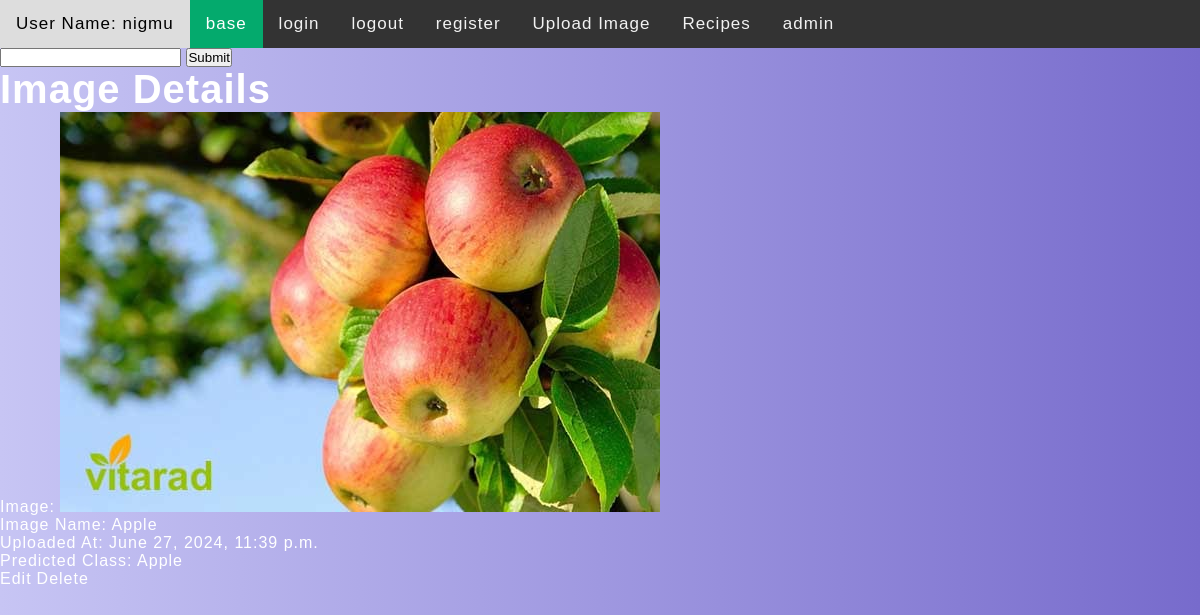
Screenshot of /image_upload/73/ (signed in) with the database file from the repository.
### image_upload/models.py (models this page shows, shortened)
class upload_image_class(models.Model):
    image = models.ImageField(upload_to="images/", default="")
    image_name = models.CharField(max_length=100, default="", blank=True, null=True)
    description = models.TextField(default="", blank=True, null=True)
    uploaded_at = models.DateTimeField(default=timezone.now)
    predicted_class = models.CharField(max_length=100, null=True, blank=True)

### image_upload/views.py (the view)
# urls.py: path("image_upload/<int:id>/", image_detail_view, name="image_detail"),
@login_required
def image_detail_view(request, id=None):
    image_obj = None
    if id is not None:
        image_obj = upload_image_class.objects.get(id=id)
    context = {
        "object": image_obj,
    }
    return render(request, "image_upload/details.html", context=context)

### templates/image_upload/details.html (shortened to what this page needs)
{% extends "base.html" %}
{% block content %}
    <h1>Image Details</h1>
    <p>Image: <img src="{{ object.image.url }}" alt="{{ object.image_name }}"></p>
    <p>Image Name: {{ object.image_name }}</p>
    <p>Uploaded At: {{ object.uploaded_at }}</p>
    <p>Predicted Class: {{ object.predicted_class }}</p>
    <a href="http://127.0.0.1:7000/image_upload/{{ object.id }}/update">Edit</a>
    <a href="http://127.0.0.1:7000/image_upload/{{ object.id }}/delete">Delete</a>
{% endblock content %}

### templates/base.html (shortened to what this page needs)
<!DOCTYPE html>
<html>
    <head>
        <link rel="stylesheet" href="static/style.css">
    </head>
    <body>
        <div class="topnav">
            <a href="http://127.0.0.1:7000/">User Name: {{ user.username }}</a>
            <a class="active" href="http://127.0.0.1:7000/">base</a>
            <a href="http://127.0.0.1:7000/login/">login</a>
            <a href="http://127.0.0.1:7000/logout/">logout</a>
            <a href="http://127.0.0.1:7000/register/">register</a>
            <a href="http://127.0.0.1:7000/image_upload/upload_image/">Upload Image</a>
            <a href="http://127.0.0.1:7000/recommend/">Recipes</a>
            <a href="http://127.0.0.1:7000/admin/">admin</a>
        </div>
        <form>
            <input type='text' />
            <input type='submit' />
        </form>
        {% block content %}
        {% endblock content %}
    </body>
</html>

### static/style.css (style rules this page uses)
body { margin: 0; font-family: Arial, Helvetica, sans-serif; }
.topnav { overflow: hidden; background-color: #333; }
.topnav a { float: left; color: #f2f2f2; text-align: center; padding: 14px 16px; text-decoration: none; font-size: 17px; }
.topnav a.active { background-color: #04AA6D; color: white; }
:root { --background: #1a1a2e; --color: #ffffff; --primary-color: #0f3460; }
* { box-sizing: border-box; }
html { scroll-behavior: smooth; }
body { margin: 0; box-sizing: border-box; font-family: "poppins"; background: var(--background); color: var(--color); letter-spacing: 1px; transition: background 0.2s ease; -webkit-transition: background 0.2s ease; -moz-transition: background 0.2s ease; -ms-transition: background 0.2s ease; -o-transition: background 0.2s ease; }
a { text-decoration: none; color: var(--color); }
h1 { font-size: 2.5rem; }
* { box-sizing: border-box; margin: 0; padding: 0; font-family: Raleway, sans-serif; }
body { background: linear-gradient(90deg, #C7C5F4, #776BCC); }

### rows the page displays
upload_image_class: image (picture), image_name "Apple", uploaded_at "June 27, 2024, 11:39 p.m.", predicted_class "Apple"

### other values shown
{{ user.username }} "nigmu"
